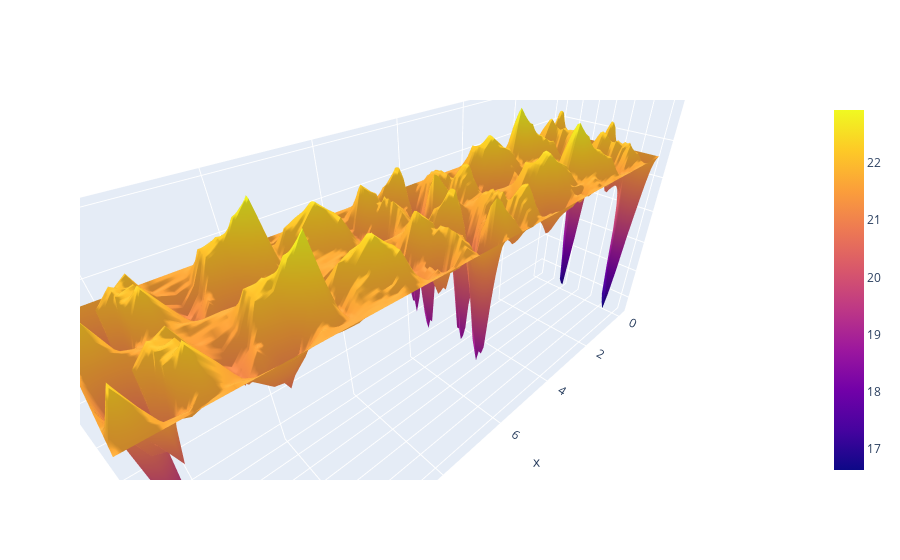

The code cell stored with this chart in its notebook:
### Code cell
optimal_parameters = plot_qaoa_energy_landscape(graph = graph, cvar = 0.2)
print(optimal_parameters)

### Figure 1 — Plotly figure (JSON) as saved in the notebook; plotly's stock layout.template omitted (floating-point values rounded to 4 significant figures; data arrays with more than 128 entries replaced by an {"elided": "..."} marker saying what was removed)
{"data": [{"coloraxis": "coloraxis", "type": "surface", "x": [0, 0.2565, 0.5129, 0.7694, 1.026, 1.282, 1.539, 1.795, 2.052, 2.308, 2.565, 2.821, 3.077, 3.334, 3.59, 3.847, 4.103, 4.36, 4.616, 4.873, 5.129, 5.386, 5.642, 5.899, 6.155, 6.411, 6.668, 6.924, 7.181, 7.437, 7.694, 7.95, 8.207, 8.463, 8.72, 8.976, 9.232, 9.489, 9.745, 10.0, 10.26, 10.51, 10.77, 11.03, 11.28, 11.54, 11.8, 12.05, 12.31, 12.57], "y": [0, 0.06411, 0.1282, 0.1923, 0.2565, 0.3206, 0.3847, 0.4488, 0.5129, 0.577, 0.6411, 0.7053, 0.7694, 0.8335, 0.8976, 0.9617, 1.026, 1.09, 1.154, 1.218, 1.282, 1.346, 1.411, 1.475, 1.539, 1.603, 1.667, 1.731, 1.795, 1.859, 1.923, 1.988, 2.052, 2.116, 2.18, 2.244, 2.308, 2.372, 2.436, 2.5, 2.565, 2.629, 2.693, 2.757, 2.821, 2.885, 2.949, 3.013, 3.077, 3.142], "z": {"elided": "50x50 float values"}}], "layout": {"autosize": true, "scene": {"aspectmode": "auto", "aspectratio": {"x": 1.999, "y": 0.4998, "z": 1.001}, "camera": {"center": {"x": 0, "y": 0, "z": 0}, "eye": {"x": 0.8839, "y": 0.8839, "z": 0.8839}, "projection": {"type": "perspective"}, "up": {"x": 0, "y": 0, "z": 1}}}}}
